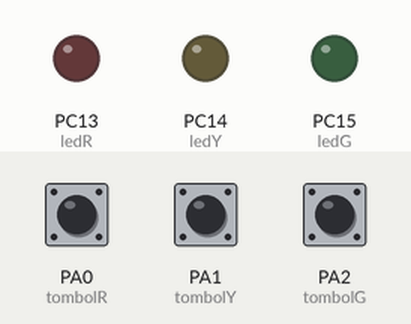
The sketch below on a simulated STM32 Blue Pill. On the bench: output pins drawn as LEDs (lit = HIGH). Dashed ring = blinking. The inputs (shaded band) are chosen by the test bench; at power-on: PA0 (tombolR) LOW, PA1 (tombolY) LOW, PA2 (tombolG) LOW. What the sketch prints to the serial monitor is not drawn.

Above: at 1.2 s.
1.3 s: PA0 (tombolR) pulled HIGH for 3.2 s
At 4.6 s:
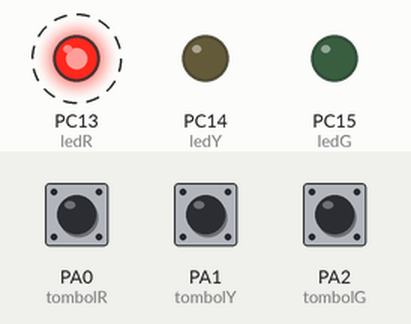
6.0 s: PA1 (tombolY) pulled HIGH for 3.2 s
At 6.9 s:
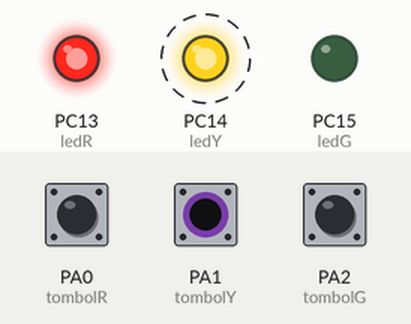
10.7 s: PA2 (tombolG) pulled HIGH for 0.15 s
At 11.8 s:
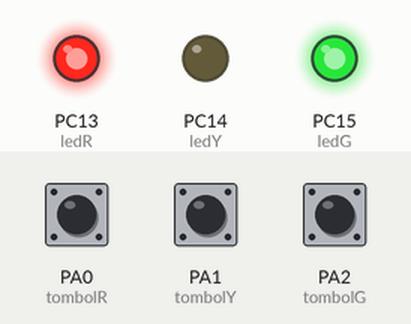
12.3 s: PA0 (tombolR) pulled HIGH for 0.15 s
At 13.0 s:
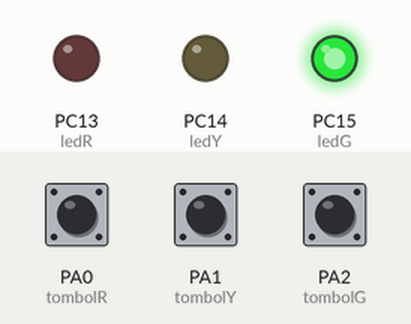
13.9 s: PA1 (tombolY) pulled HIGH for 0.15 s
At 14.2 s:
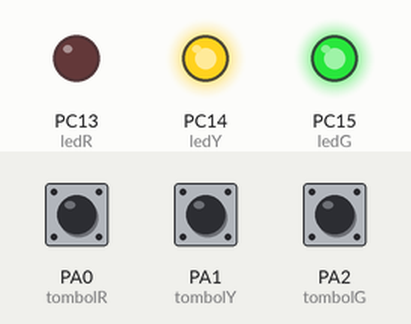
15.5 s: PA2 (tombolG) pulled HIGH for 1 s
At 15.9 s:
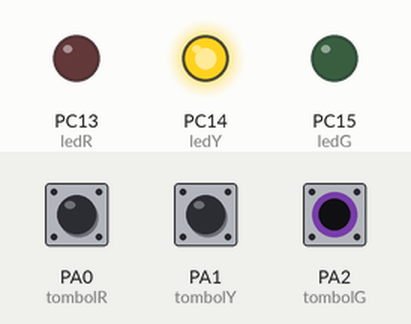
Timing chart, 0 to 18.5 s (numbered marks = the images above; inputs shaded):
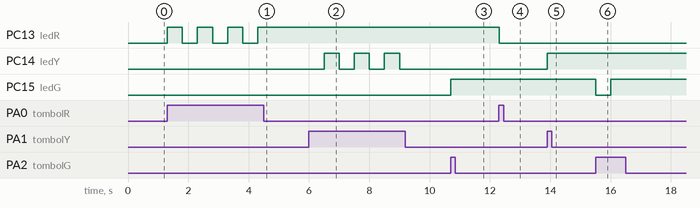

Measured:
- after the input at 1.3 s, PC13 (ledR): alternates HIGH for 0.50 s and LOW for 0.50 s, 7 changes in all, then stays HIGH, starting at once
- after the input at 6.0 s, PC14 (ledY): alternates HIGH for 0.50 s and LOW for 0.50 s, 6 changes in all, then stays LOW, starting after 0.50 s
- after the input at 10.7 s, PC15 (ledG): LOW → HIGH at once
- after the input at 12.3 s, PC13 (ledR): HIGH → LOW at once
- after the input at 13.9 s, PC14 (ledY): LOW → HIGH at once
- after the input at 15.5 s, PC15 (ledG): HIGH → LOW at once, → HIGH 0.50 s later

The sketch:

Blind_Test.ino
```cpp
//Inisialisasi
int ledR = PC13;
int ledY = PC14;
int ledG = PC15;
int tombolR = PA0;
int tombolY = PA1;
int tombolG = PA2;
int kunci = 0;

void setup() {
  //Deklarasi pin output dan input
  Serial.begin(9600);
  pinMode(ledR, OUTPUT);
  pinMode(ledY, OUTPUT);
  pinMode(ledG, OUTPUT);
  pinMode(tombolR, INPUT);
  pinMode(tombolY, INPUT);
  pinMode(tombolG, INPUT);


}

void loop() {
  //Baca Data
  int bacaR = digitalRead(tombolR);
  int bacaY = digitalRead(tombolY);
  int bacaG = digitalRead(tombolG);

  //Print Serial
  Serial.print("Nilai Tombol G: " + String(bacaG));
  Serial.print(" || Nilai Tombol Y: " + String(bacaY));
  Serial.print(" || Nilai Tombol R: " + String(bacaR));
  Serial.println();

  //Logika
  if(bacaR == 1 and kunci == 0) {
    digitalWrite(ledR, HIGH);
    kunci = 1;
    delay(500);
  }else if(bacaR == 1 and kunci ==1){
    digitalWrite(ledR, LOW);
    kunci = 0;
    delay(500);
  }

  if(bacaY == 1 and kunci == 0) {
    digitalWrite(ledY, HIGH);
    kunci = 1;
    delay(500);
  }else if(bacaY == 1 and kunci ==1){
    digitalWrite(ledY, LOW);
    kunci = 0;
    delay(500);
  }

  if(bacaG == 1 and kunci == 0) {
    digitalWrite(ledG, HIGH);
    kunci = 1;
    delay(500);
  }else if(bacaG == 1 and kunci ==1){
    digitalWrite(ledG, LOW);
    kunci = 0;
    delay(500);
  }

}
```
